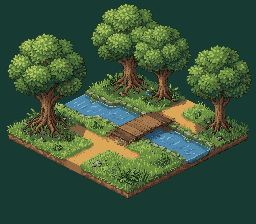
#> input picture examples/mossbend/art/scene-second.png, 256 x 224 px
$ python pack-layers.py
#> lines starting #> are read from the running program, lines starting #| are printed output that depends on the picture; after the words box and inside, x2 and y2 are one past the last pixel; in counts of white or black regions, pixels touching at a corner belong together
"""Package the scene's original pixels as registered terrain and object layers.

The four traced cutouts are intentionally reused for six layout instances.
Water uses a code-authored, fixed-mask surface shimmer, not generated fluid motion.
"""
from pathlib import Path
from PIL import Image, ImageDraw, ImageChops, ImageFilter
import json, math, hashlib
A=Path(__file__).parent/'art'
source=Image.open(A/'scene-second.png').convert('RGBA')
clean=Image.open(A/'ground-raw.png').convert('RGBA')
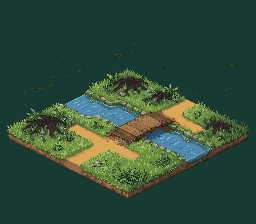
#> input picture examples/mossbend/art/ground-raw.png, 256 x 224 px
if clean.size!=source.size:raise ValueError('Clean plate changed canvas size')
mask=Image.open(A/'tree-union-mask.png').convert('L').filter(ImageFilter.MaxFilter(9))
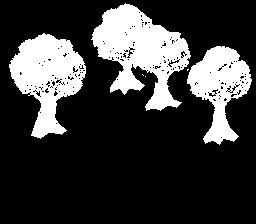
#> input picture examples/mossbend/art/tree-union-mask.png, 256 x 224 px
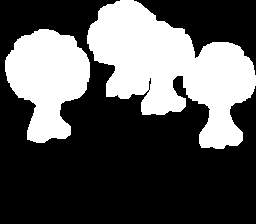
#> mask: PIL image 256x224 L; 33.9% white; 2 white regions, box (x1, y1, x2, y2) and area: (87, 0, 256, 149) 13108, (5, 29, 90, 143) 6319
mask.save(A/'ground-edit-mask.png')
ground=Image.composite(clean,source,mask)
ground.save(A/'ground.png')
outside=ImageChops.multiply(ImageChops.difference(ground.convert('RGB'),source.convert('RGB')).convert('L'),ImageChops.invert(mask))
#> outside: PIL image 256x224 L; every value is 0
assert outside.getbbox() is None
#> (the run stopped early here; a loop or call above may not have finished)
